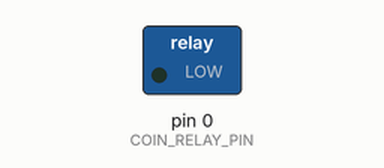
Simulated run of this sketch. Board: Arduino Uno, built with avr-gcc and run on an emulated ATmega328P. On the bench: switched loads named in the sketch (green lamp = pin HIGH).

Above: at 0.1 s.
At 1.1 s:
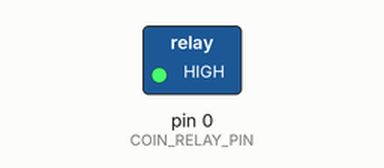
Timing chart, 0 to 2.8 s (numbered marks = the images above):
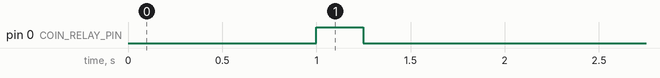

The sketch:

dispenser_test.ino
```cpp
/**
  Coin dispenser, test Program
  Name: dispenser_test
  Purpose: control a relay to simulate coins being thrown into the arcade machine
  Arduino IDE Version: 1.8.13
  @author Johannes Röring
  @version 1.0.0 03/03/21
  this script is not designed to be used in the final machine, its only used to test the giveCredits and initRelay functions seperately from the main code
  if questions regarding the code arise feel free to contact me on the mail address below
  or check out my homepage under www.jroering.com which also has a contact page at the top.
  contact: mail@jroering.com
*/

//hardware configuration stuff
#define COIN_RELAY_PIN 0              //put the gpio pin here, that the relay is assigned to
#define COIN_RELAY_ON_STATE HIGH      //set this to LOW if your relay is a Low level trigger based relay

//timing stuff for the relay, values given in milliseconds
#define COIN_RELAY_ON_TIME 250        //set this to the time, the relay needs to be active in order to dispense a coin
#define COIN_RELAY_COOLDOWN_TIME 250  //this value defines how long the function waits after simulating a coin, so the machine can process the last coin signal first

//functional stuff for this test script
#define COIN_AMOUNT 1                 //how many coins should be given in this script

void setup() {
  //this function only runs once
  delay(1000);    //one second safety delay, just for easier recovery etc.
  initRelay();    //function to set up the relays hardware config etc.

  //simulate the defined amount of coins to the machine
  giveCredits(COIN_AMOUNT);

  //now enter the loop(); which is empty
}

void loop() {
  //this function runs infinetly, after setup
  //nothing to see here
}

//function to initialize the relay in the setup routine
void initRelay() {
  //tell the controller that the GPIO pin should be used as a output
  pinMode(COIN_RELAY_PIN, OUTPUT);
  //set the relay to be off (so the state of the output is defined clearly)
  digitalWrite(COIN_RELAY_PIN, !COIN_RELAY_ON_STATE);
  //end of this function
}

void giveCredits(int val) {
  //control the coin acceptor interface
  //initialize variable i with 0 and check if its below the amount of coinse to dispense
  //then run the function to dispense one coin, add i + 1 and check again if its below the amount of coins to dispense
  //basically run the dispense function untill the amount has been dispensed
  for (int i = 0; i < val; i++) {
    digitalWrite(COIN_RELAY_PIN, COIN_RELAY_ON_STATE);  //turn on the relay
    delay(COIN_RELAY_ON_TIME);  //wait the defined amount of time so the machine can register the coin
    digitalWrite(COIN_RELAY_PIN, !COIN_RELAY_ON_STATE); //turn off the relay again
    delay(COIN_RELAY_COOLDOWN_TIME);  //wait the defined amount of time to prevent giving coins to fast
  }
  //end of this function
}
```
